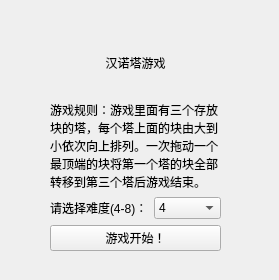
<?xml version="1.0" encoding="UTF-8"?>
<ui version="4.0">
 <class>Form</class>
 <widget class="QWidget" name="Form">
  <property name="geometry">
   <rect>
    <x>0</x>
    <y>0</y>
    <width>279</width>
    <height>280</height>
   </rect>
  </property>
  <property name="windowTitle">
   <string>Form</string>
  </property>
  <widget class="QWidget" name="verticalLayoutWidget">
   <property name="geometry">
    <rect>
     <x>50</x>
     <y>30</y>
     <width>171</width>
     <height>221</height>
    </rect>
   </property>
   <layout class="QVBoxLayout" name="verticalLayout">
    <item>
     <widget class="QLabel" name="label_2">
      <property name="text">
       <string>汉诺塔游戏</string>
      </property>
      <property name="alignment">
       <set>Qt::AlignCenter</set>
      </property>
     </widget>
    </item>
    <item>
     <widget class="QLabel" name="label_3">
      <property name="text">
       <string>游戏规则：游戏里面有三个存放块的塔，每个塔上面的块由大到小依次向上排列。一次拖动一个最顶端的块将第一个塔的块全部转移到第三个塔后游戏结束。</string>
      </property>
      <property name="wordWrap">
       <bool>true</bool>
      </property>
     </widget>
    </item>
    <item>
     <layout class="QHBoxLayout" name="horizontalLayout">
      <item>
       <widget class="QLabel" name="label">
        <property name="text">
         <string>请选择难度(4-8)：</string>
        </property>
       </widget>
      </item>
      <item>
       <widget class="QComboBox" name="comboBox">
        <item>
         <property name="text">
          <string>4</string>
         </property>
        </item>
        <item>
         <property name="text">
          <string>5</string>
         </property>
        </item>
        <item>
         <property name="text">
          <string>6</string>
         </property>
        </item>
        <item>
         <property name="text">
          <string>7</string>
         </property>
        </item>
        <item>
         <property name="text">
          <string>8</string>
         </property>
        </item>
       </widget>
      </item>
     </layout>
    </item>
    <item>
     <widget class="QPushButton" name="pushButton">
      <property name="text">
       <string>游戏开始！</string>
      </property>
     </widget>
    </item>
   </layout>
  </widget>
 </widget>
 <resources/>
 <connections/>
</ui>
